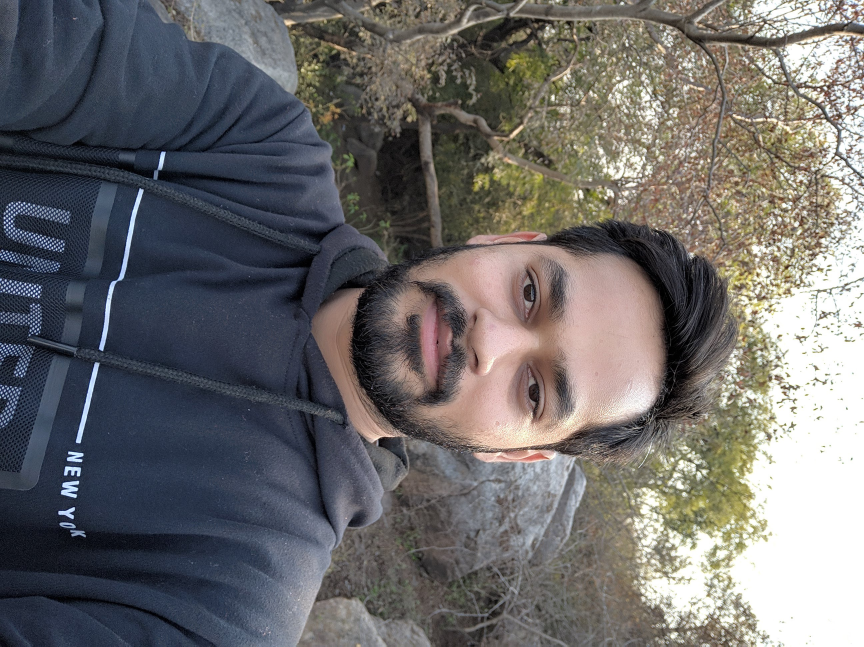
#> input picture coursera/Python Project: pillow, tesseract, and opencv/mypic.jpg, 2592 x 1940 px, found by its file name (shown at 1/3 size)
$ python test.py
#> lines starting #> are read from the running program, lines starting #| are printed output that depends on the picture
import PIL
from PIL import Image
from PIL import ImageEnhance
from PIL import ImageFont, ImageDraw
# read image and convert to RGB
image = Image.open(
    "coursera/Python Project: pillow, tesseract, and opencv/mypic.jpg")
#> image is the input picture: PIL image 2592x1940 RGB; mean R, G, B 108.4, 106.9, 106.9
image = image.convert('RGB')
# build a list of 9 images which have different color
images = []
lables = []
for i in range(3):
    for j in (0.1, 0.5, 0.9):
        source = image.split()
        mid = source[i].point(lambda x: x*j)
        source[i].paste(mid)
        im = Image.merge(image.mode, source)
        lables.append('channel {} intensity {}'.format(i, j))
        images.append(im)
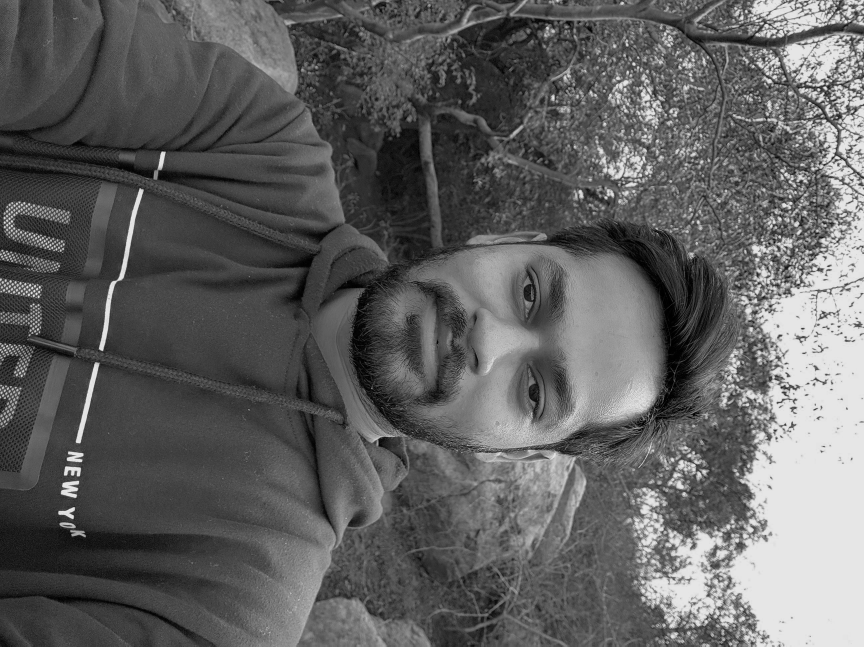
#> mid: PIL image 2592x1940 L (shown at 1/3 size); min 0, max 230, mean 96.3
#> after the loop, images = 9 items; lables = ['channel 0 intensity 0.1', 'channel 0 intensity 0.5', 'channel 0 intensity 0.9', 'channel 1 intensity 0.1', 'channel 1 intensity 0.5', 'channel 1 intensity 0.9', 'channel 2 intensity 0.1', 'channel 2 intensity 0.5', 'channel 2 intensity 0.9']
font = ImageFont.truetype(None, 75)
# create a contact sheet from different color
first_image = images[0]
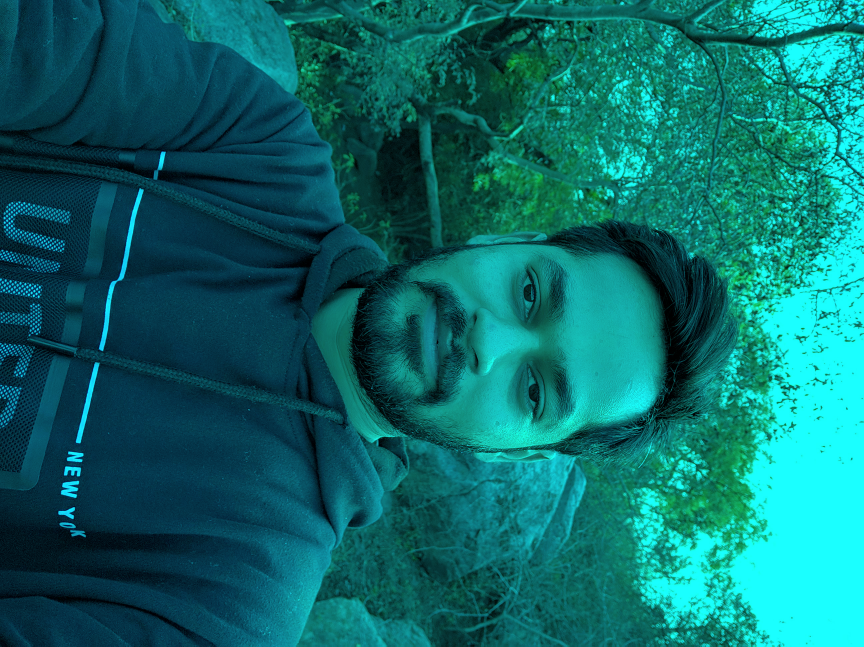
#> first_image: PIL image 2592x1940 RGB (shown at 1/3 size); mean R, G, B 10.9, 106.9, 106.9
contact_sheet = PIL.Image.new(
    first_image.mode, (first_image.width*3, first_image.height*3+3*85))
#> contact_sheet: PIL image 7776x6075 RGB; every value is 0
x = 0
y = 0
draw = ImageDraw.Draw(contact_sheet)
for i, img in enumerate(images):
    # Lets paste the current image into the contact sheet
    contact_sheet.paste(img, (x, y))
    draw.text((x, y+first_image.height+5), lables[i], font=font)
    # Now we update our X position. If it is going to be the width of the image, then we set it to 0
    # and update Y as well to point to the next "line" of the contact sheet.
    if x+first_image.width == contact_sheet.width:
        x = 0
        y = y+first_image.height+85
    else:
        x = x+first_image.width
#> this loop made 9 passes
#> (x, y) on passes 3, 6, 9: (0, 2025), (0, 4050), (0, 6075)
#> x on passes 1, 2, 4, 5, 7, 8: 2592, 5184, 2592, 5184, 2592, 5184
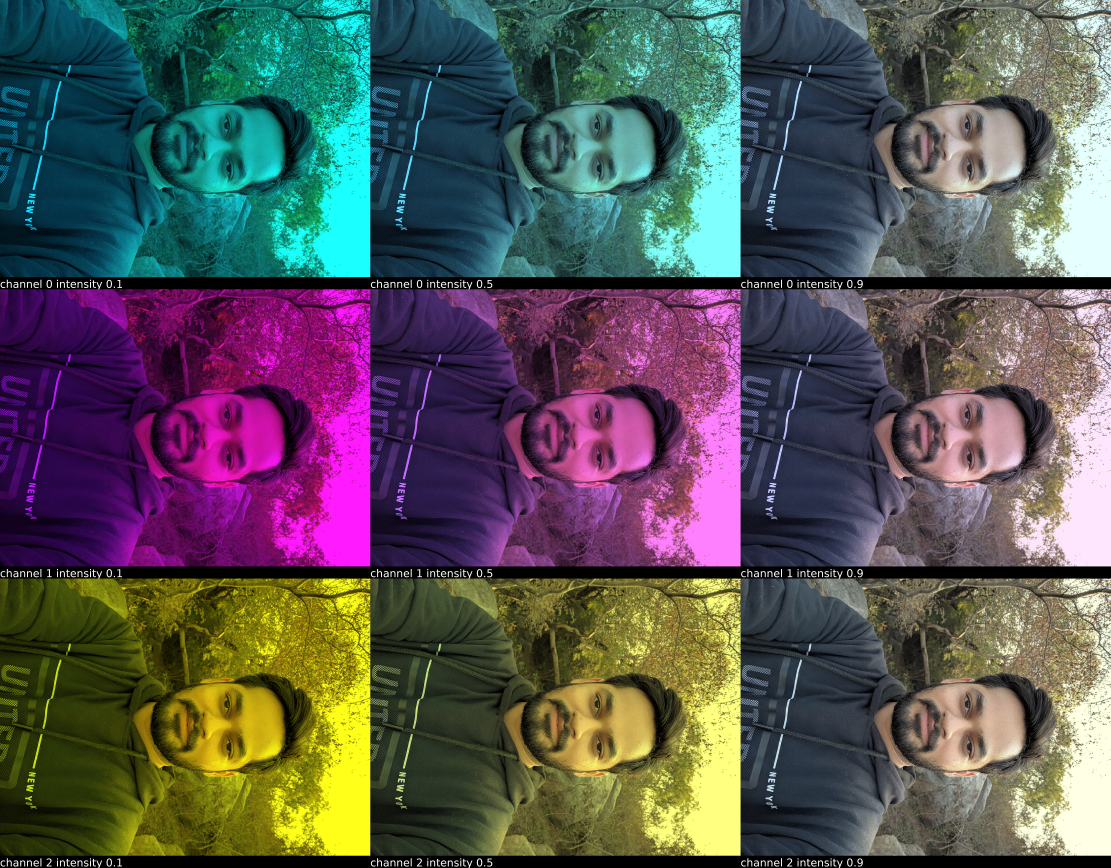
#> contact_sheet: PIL image 7776x6075 RGB (shown at 1/7 size); mean R, G, B 87.1, 85.9, 86
#> after the loop, x = 0; y = 6075

# resize and display the contact sheet
contact_sheet = contact_sheet.resize(
    (int(contact_sheet.width/2), int(contact_sheet.height/2)))
#> contact_sheet: PIL image 3888x3037 RGB
# display(contact_sheet)
contact_sheet.show()
